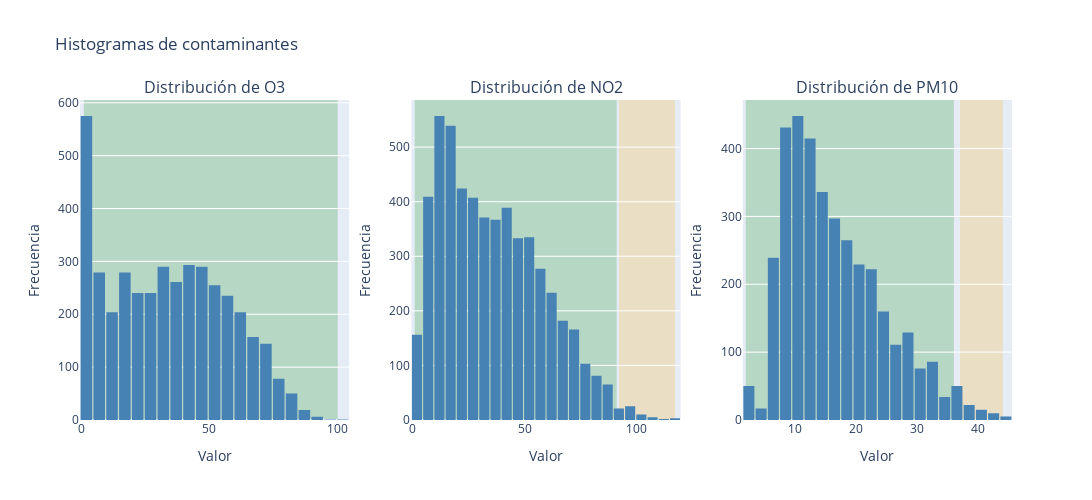

Write notebook code for a chart like this one.
### Markdown cell above
## Air Quality

### Code cell
import pandas as pd
import plotly.graph_objects as go
from plotly.subplots import make_subplots

# Recarga del archivo (después de reinicio, suponiendo que ha sido subido como 'air_quality.csv')
df = pd.read_csv("data/air_quality_Nov2017.csv")

# Conversión de columnas a numérico
for col in ["O3 Value", "NO2 Value", "PM10 Value"]:
    df[col] = pd.to_numeric(df[col], errors="coerce")

# Función única que genera las tres gráficas como subplots
def plot_all_histograms(df):
    fig = make_subplots(rows=1, cols=3, subplot_titles=["Distribución de O3", "Distribución de NO2", "Distribución de PM10"])

    contaminants = [
        ("O3 Value", "O3 Quality", "O3", 1),
        ("NO2 Value", "NO2 Quality", "NO2", 2),
        ("PM10 Value", "PM10 Quality", "PM10", 3)
    ]

    for value_col, quality_col, title, col_index in contaminants:
        # Histograma
        fig.add_trace(go.Histogram(
            x=df[value_col].dropna(),
            nbinsx=30,
            marker_color='steelblue',
            name=title,
            showlegend=False
        ), row=1, col=col_index)

        # Fondos por calidad
        good_vals = df[df[quality_col] == "Good"][value_col].dropna()
        mod_vals = df[df[quality_col] == "Moderate"][value_col].dropna()

        if not good_vals.empty:
            fig.add_vrect(
                x0=good_vals.min(), x1=good_vals.max(),
                fillcolor="green", opacity=0.2, layer="below", line_width=0,
                row=1, col=col_index
            )
        if not mod_vals.empty:
            fig.add_vrect(
                x0=mod_vals.min(), x1=mod_vals.max(),
                fillcolor="orange", opacity=0.2, layer="below", line_width=0,
                row=1, col=col_index
            )

    fig.update_layout(
        height=500,
        width=1200,
        title_text="Histogramas de contaminantes",
        bargap=0.1
    )
    fig.update_xaxes(title_text="Valor")
    fig.update_yaxes(title_text="Frecuencia")
    fig.show()

# Ejecutar la función
plot_all_histograms(df)

### Figure 1 — Plotly figure (JSON) as saved in the notebook; plotly's stock layout.template omitted (floating-point values rounded to 4 significant figures; data arrays with more than 128 entries replaced by an {"elided": "..."} marker saying what was removed)
{"data": [{"marker": {"color": "steelblue"}, "name": "O3", "nbinsx": 30, "showlegend": false, "type": "histogram", "x": {"elided": "4101 float values"}, "xaxis": "x", "yaxis": "y"}, {"marker": {"color": "steelblue"}, "name": "NO2", "nbinsx": 30, "showlegend": false, "type": "histogram", "x": {"elided": "5460 float values"}, "xaxis": "x2", "yaxis": "y2"}, {"marker": {"color": "steelblue"}, "name": "PM10", "nbinsx": 30, "showlegend": false, "type": "histogram", "x": {"elided": "3647 float values"}, "xaxis": "x3", "yaxis": "y3"}], "layout": {"annotations": [{"font": {"size": 16}, "showarrow": false, "text": "Distribución de O3", "x": 0.1444, "xanchor": "center", "xref": "paper", "y": 1, "yanchor": "bottom", "yref": "paper"}, {"font": {"size": 16}, "showarrow": false, "text": "Distribución de NO2", "x": 0.5, "xanchor": "center", "xref": "paper", "y": 1, "yanchor": "bottom", "yref": "paper"}, {"font": {"size": 16}, "showarrow": false, "text": "Distribución de PM10", "x": 0.8556, "xanchor": "center", "xref": "paper", "y": 1, "yanchor": "bottom", "yref": "paper"}], "bargap": 0.1, "height": 500, "shapes": [{"fillcolor": "green", "layer": "below", "line": {"width": 0}, "opacity": 0.2, "type": "rect", "x0": 1, "x1": 100, "xref": "x", "y0": 0, "y1": 1, "yref": "y domain"}, {"fillcolor": "green", "layer": "below", "line": {"width": 0}, "opacity": 0.2, "type": "rect", "x0": 1, "x1": 91, "xref": "x2", "y0": 0, "y1": 1, "yref": "y2 domain"}, {"fillcolor": "orange", "layer": "below", "line": {"width": 0}, "opacity": 0.2, "type": "rect", "x0": 92, "x1": 117, "xref": "x2", "y0": 0, "y1": 1, "yref": "y2 domain"}, {"fillcolor": "green", "layer": "below", "line": {"width": 0}, "opacity": 0.2, "type": "rect", "x0": 2, "x1": 36, "xref": "x3", "y0": 0, "y1": 1, "yref": "y3 domain"}, {"fillcolor": "orange", "layer": "below", "line": {"width": 0}, "opacity": 0.2, "type": "rect", "x0": 37, "x1": 44, "xref": "x3", "y0": 0, "y1": 1, "yref": "y3 domain"}], "title": {"text": "Histogramas de contaminantes"}, "width": 1200, "xaxis": {"anchor": "y", "domain": [0, 0.2889], "title": {"text": "Valor"}}, "xaxis2": {"anchor": "y2", "domain": [0.3556, 0.6444], "title": {"text": "Valor"}}, "xaxis3": {"anchor": "y3", "domain": [0.7111, 1], "title": {"text": "Valor"}}, "yaxis": {"anchor": "x", "domain": [0, 1], "title": {"text": "Frecuencia"}}, "yaxis2": {"anchor": "x2", "domain": [0, 1], "title": {"text": "Frecuencia"}}, "yaxis3": {"anchor": "x3", "domain": [0, 1], "title": {"text": "Frecuencia"}}}}
